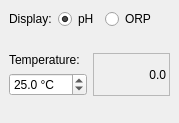
<?xml version="1.0" encoding="UTF-8"?>
<ui version="4.0">
 <class>PhWidget</class>
 <widget class="QWidget" name="PhWidget">
  <property name="geometry">
   <rect>
    <x>0</x>
    <y>0</y>
    <width>179</width>
    <height>123</height>
   </rect>
  </property>
  <property name="windowTitle">
   <string>Form</string>
  </property>
  <layout class="QVBoxLayout" name="verticalLayout">
   <property name="leftMargin">
    <number>0</number>
   </property>
   <property name="topMargin">
    <number>0</number>
   </property>
   <property name="rightMargin">
    <number>0</number>
   </property>
   <property name="bottomMargin">
    <number>0</number>
   </property>
   <item>
    <widget class="QWidget" name="widget_2" native="true">
     <layout class="QFormLayout" name="formLayout">
      <item row="0" column="0">
       <widget class="QLabel" name="label_2">
        <property name="text">
         <string>Display:</string>
        </property>
       </widget>
      </item>
      <item row="0" column="1">
       <widget class="QWidget" name="widget_3" native="true">
        <layout class="QHBoxLayout" name="horizontalLayout_3">
         <property name="leftMargin">
          <number>0</number>
         </property>
         <property name="topMargin">
          <number>0</number>
         </property>
         <property name="rightMargin">
          <number>0</number>
         </property>
         <property name="bottomMargin">
          <number>0</number>
         </property>
         <item>
          <widget class="QRadioButton" name="phButton">
           <property name="text">
            <string>pH</string>
           </property>
           <property name="checked">
            <bool>true</bool>
           </property>
          </widget>
         </item>
         <item>
          <widget class="QRadioButton" name="orpButton">
           <property name="text">
            <string>ORP</string>
           </property>
          </widget>
         </item>
         <item>
          <spacer name="horizontalSpacer">
           <property name="orientation">
            <enum>Qt::Horizontal</enum>
           </property>
           <property name="sizeHint" stdset="0">
            <size>
             <width>40</width>
             <height>20</height>
            </size>
           </property>
          </spacer>
         </item>
        </layout>
       </widget>
      </item>
     </layout>
    </widget>
   </item>
   <item>
    <widget class="QWidget" name="widget" native="true">
     <layout class="QHBoxLayout" name="horizontalLayout_2">
      <item>
       <widget class="QWidget" name="temperatureWidget" native="true">
        <layout class="QVBoxLayout" name="verticalLayout_2">
         <property name="leftMargin">
          <number>0</number>
         </property>
         <property name="topMargin">
          <number>0</number>
         </property>
         <property name="rightMargin">
          <number>0</number>
         </property>
         <property name="bottomMargin">
          <number>0</number>
         </property>
         <item>
          <widget class="QLabel" name="label">
           <property name="text">
            <string>Temperature:</string>
           </property>
          </widget>
         </item>
         <item>
          <widget class="QDoubleSpinBox" name="temperature">
           <property name="suffix">
            <string> °C</string>
           </property>
           <property name="decimals">
            <number>1</number>
           </property>
           <property name="minimum">
            <double>-100.000000000000000</double>
           </property>
           <property name="maximum">
            <double>200.000000000000000</double>
           </property>
           <property name="singleStep">
            <double>0.100000000000000</double>
           </property>
           <property name="value">
            <double>25.000000000000000</double>
           </property>
          </widget>
         </item>
        </layout>
       </widget>
      </item>
      <item>
       <widget class="QLabel" name="value">
        <property name="frameShape">
         <enum>QFrame::StyledPanel</enum>
        </property>
        <property name="frameShadow">
         <enum>QFrame::Sunken</enum>
        </property>
        <property name="text">
         <string>0.0</string>
        </property>
        <property name="scaledContents">
         <bool>true</bool>
        </property>
        <property name="alignment">
         <set>Qt::AlignRight|Qt::AlignTrailing|Qt::AlignVCenter</set>
        </property>
       </widget>
      </item>
     </layout>
    </widget>
   </item>
   <item>
    <spacer name="verticalSpacer">
     <property name="orientation">
      <enum>Qt::Vertical</enum>
     </property>
     <property name="sizeType">
      <enum>QSizePolicy::MinimumExpanding</enum>
     </property>
     <property name="sizeHint" stdset="0">
      <size>
       <width>20</width>
       <height>0</height>
      </size>
     </property>
    </spacer>
   </item>
  </layout>
 </widget>
 <resources/>
 <connections/>
</ui>
